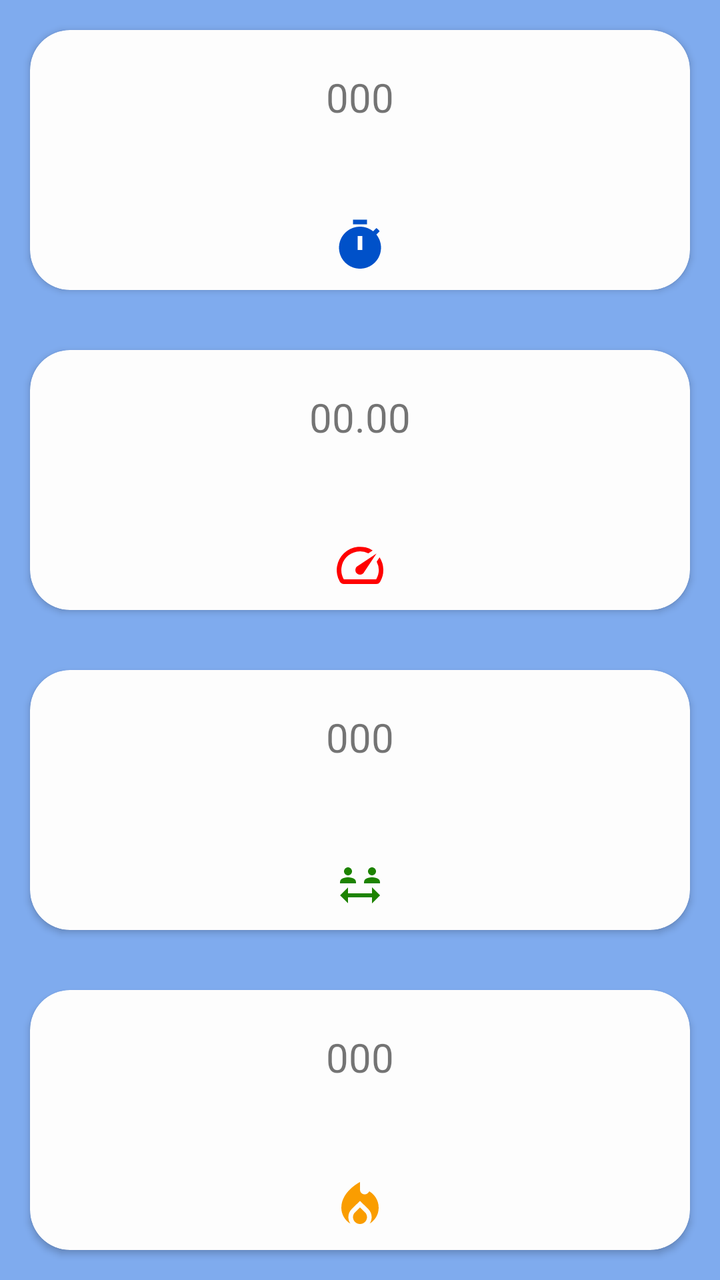
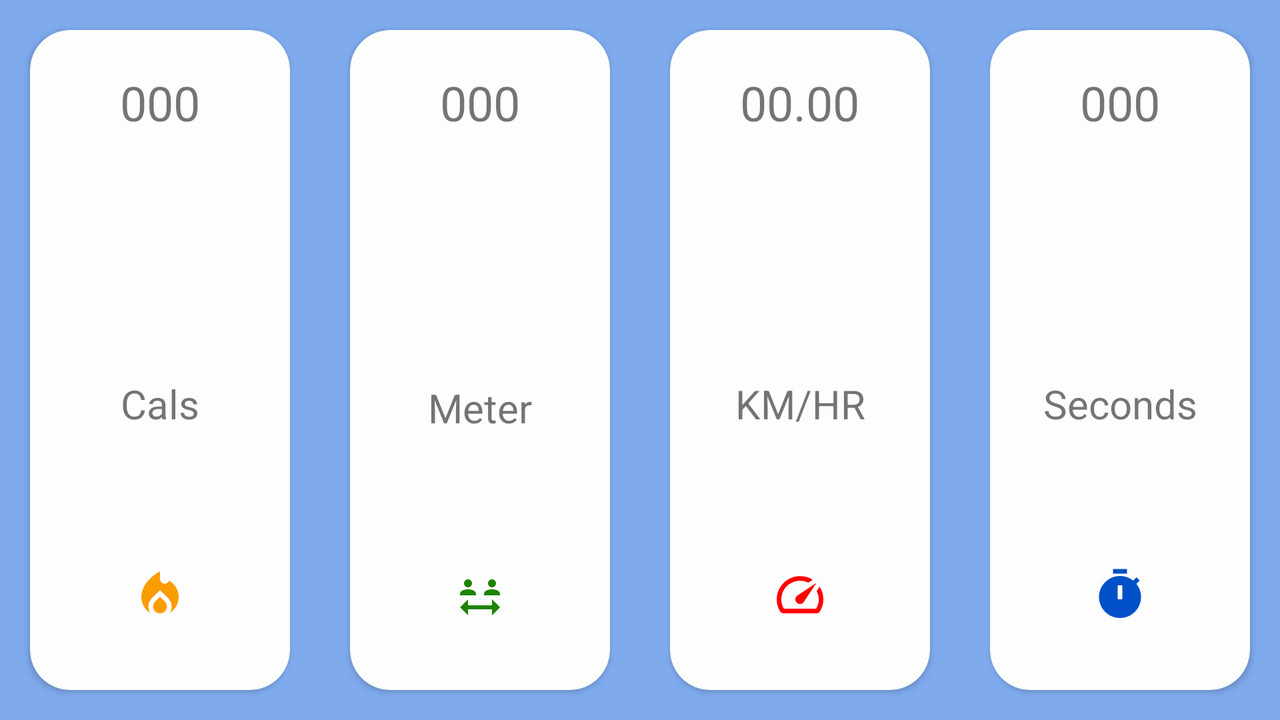

Two renders of one Android screen. The first uses the default layout on a phone; the second uses the alternative layout the repository ships for a different screen configuration, on a matching device. The two XML files are below.
<!-- AndroidManifest.xml: application theme Theme.Ceikli -->
<!-- res/layout/fragment_blank.xml -->
<?xml version="1.0" encoding="utf-8"?>
<FrameLayout xmlns:android="http://schemas.android.com/apk/res/android"
    xmlns:app="http://schemas.android.com/apk/res-auto"
    xmlns:tools="http://schemas.android.com/tools"
    android:layout_width="match_parent"
    android:layout_height="match_parent"
    tools:context=".BlankFragment">

    

    <androidx.constraintlayout.widget.ConstraintLayout
        android:id="@+id/test1"
        android:layout_width="match_parent"
        android:layout_height="match_parent"
        tools:context=".MainActivity">

        <LinearLayout
            android:layout_width="0dp"
            android:layout_height="0dp"
            android:background="?attr/colorSecondary"
            android:orientation="vertical"
            android:weightSum="4"
            app:layout_constraintBottom_toBottomOf="parent"
            app:layout_constraintEnd_toEndOf="parent"
            app:layout_constraintHorizontal_bias="1.0"
            app:layout_constraintStart_toStartOf="parent"
            app:layout_constraintTop_toTopOf="parent">


            <androidx.cardview.widget.CardView
                style="@style/CardViewStyle"
                android:layout_width="match_parent"
                android:layout_height="0dp"
                android:layout_weight="1">

                <LinearLayout
                    android:layout_width="match_parent"
                    android:layout_height="match_parent"
                    android:orientation="vertical"
                    android:weightSum="2">

                    <TextView
                        android:id="@+id/timerTextView"
                        android:layout_width="match_parent"
                        android:layout_height="0dp"
                        android:layout_margin="20dp"
                        android:text="000"
                        android:textAlignment="center"
                        android:textSize="20sp"
                        android:layout_weight="1"/>

                    <ImageView
                        android:id="@+id/timerImageView"
                        android:layout_width="wrap_content"
                        android:layout_height="0dp"
                        android:src="@drawable/ic_baseline_timer_24"
                        android:layout_gravity="center"
                        android:scaleType="center"
                        android:layout_weight="1"/>
                </LinearLayout>

            </androidx.cardview.widget.CardView>

            <androidx.cardview.widget.CardView
                style="@style/CardViewStyle"
                android:layout_width="match_parent"
                android:layout_height="0dp"
                android:layout_weight="1">

                <LinearLayout
                    android:layout_width="match_parent"
                    android:layout_height="match_parent"
                    android:orientation="vertical"
                    android:weightSum="2">

                    <TextView
                        android:id="@+id/speedTextView"
                        android:layout_width="match_parent"
                        android:layout_height="0dp"
                        android:layout_margin="20dp"
                        android:text="00.00"
                        android:textAlignment="center"
                        android:textSize="20sp"
                        android:layout_weight="1"/>

                    <ImageView
                        android:id="@+id/speedImageView"
                        android:layout_width="wrap_content"
                        android:layout_height="0dp"
                        android:src="@drawable/ic_baseline_speed_24"
                        android:layout_gravity="center"
                        android:scaleType="center"
                        android:layout_weight="1"/>
                </LinearLayout>
            </androidx.cardview.widget.CardView>

            <androidx.cardview.widget.CardView
                style="@style/CardViewStyle"
                android:layout_width="match_parent"
                android:layout_height="0dp"
                android:layout_weight="1">

                <LinearLayout
                    android:layout_width="match_parent"
                    android:layout_height="match_parent"
                    android:orientation="vertical"
                    android:weightSum="2">

                    <TextView
                        android:id="@+id/distanceTextView"
                        android:layout_width="match_parent"
                        android:layout_height="0dp"
                        android:layout_margin="20dp"
                        android:text="000"
                        android:textAlignment="center"
                        android:textSize="20sp"
                        android:layout_weight="1"/>

                    <ImageView
                        android:id="@+id/distanceImageView"
                        android:layout_width="wrap_content"
                        android:layout_height="0dp"
                        android:src="@drawable/ic_baseline_social_distance_24"
                        android:layout_gravity="center"
                        android:scaleType="center"
                        android:layout_weight="1"/>
                </LinearLayout>

            </androidx.cardview.widget.CardView>

            <androidx.cardview.widget.CardView
                style="@style/CardViewStyle"
                android:layout_width="match_parent"
                android:layout_height="0dp"
                android:layout_weight="1">
                <LinearLayout
                    android:layout_width="match_parent"
                    android:layout_height="match_parent"
                    android:orientation="vertical"
                    android:weightSum="2">

                    <TextView
                        android:id="@+id/caloriesTextView"
                        android:layout_width="match_parent"
                        android:layout_height="0dp"
                        android:layout_margin="20dp"
                        android:text="000"
                        android:textAlignment="center"
                        android:textSize="20sp"
                        android:layout_weight="1"/>

                    <ImageView
                        android:id="@+id/calorieImageView"
                        android:layout_width="wrap_content"
                        android:layout_height="0dp"
                        android:src="@drawable/ic_baseline_local_fire_department_24"
                        android:layout_gravity="center"
                        android:scaleType="center"
                        android:layout_weight="1"/>
                </LinearLayout>

            </androidx.cardview.widget.CardView>
        </LinearLayout>

    </androidx.constraintlayout.widget.ConstraintLayout>

</FrameLayout>
<!-- resources referenced by this layout -->
<resources>
  <!-- drawable ic_baseline_local_fire_department_24 (drawable) -->
  <vector android:height="28dp" android:tint="#FA9D00"
      android:viewportHeight="24" android:viewportWidth="24"
      android:width="28dp" xmlns:android="http://schemas.android.com/apk/res/android">
      <path android:fillColor="@android:color/white" android:pathData="M12,12.9l-2.13,2.09C9.31,15.55 9,16.28 9,17.06C9,18.68 10.35,20 12,20s3,-1.32 3,-2.94c0,-0.78 -0.31,-1.52 -0.87,-2.07L12,12.9z"/>
      <path android:fillColor="@android:color/white" android:pathData="M16,6l-0.44,0.55C14.38,8.02 12,7.19 12,5.3V2c0,0 -8,4 -8,11c0,2.92 1.56,5.47 3.89,6.86C7.33,19.07 7,18.1 7,17.06c0,-1.32 0.52,-2.56 1.47,-3.5L12,10.1l3.53,3.47c0.95,0.93 1.47,2.17 1.47,3.5c0,1.02 -0.31,1.96 -0.85,2.75c1.89,-1.15 3.29,-3.06 3.71,-5.3C20.52,10.97 18.79,7.62 16,6z"/>
  </vector>
  <!-- drawable ic_baseline_social_distance_24 (drawable) -->
  <vector android:height="24dp" android:tint="#1D8300"
      android:viewportHeight="24" android:viewportWidth="24"
      android:width="24dp" xmlns:android="http://schemas.android.com/apk/res/android">
      <path android:fillColor="@android:color/white" android:pathData="M4,5c0,-1.1 0.9,-2 2,-2s2,0.9 2,2c0,1.1 -0.9,2 -2,2S4,6.1 4,5zM8.78,8.58C7.93,8.21 6.99,8 6,8S4.07,8.21 3.22,8.58C2.48,8.9 2,9.62 2,10.43L2,11h8l0,-0.57C10,9.62 9.52,8.9 8.78,8.58zM18,7c1.1,0 2,-0.9 2,-2c0,-1.1 -0.9,-2 -2,-2s-2,0.9 -2,2C16,6.1 16.9,7 18,7zM20.78,8.58C19.93,8.21 18.99,8 18,8c-0.99,0 -1.93,0.21 -2.78,0.58C14.48,8.9 14,9.62 14,10.43L14,11h8l0,-0.57C22,9.62 21.52,8.9 20.78,8.58zM22,17l-4,-4v3H6v-3l-4,4l4,4v-3h12v3L22,17z"/>
  </vector>
  <!-- drawable ic_baseline_speed_24 (drawable) -->
  <vector android:height="28dp" android:tint="#FF0000"
      android:viewportHeight="24" android:viewportWidth="24"
      android:width="28dp" xmlns:android="http://schemas.android.com/apk/res/android">
      <path android:fillColor="@android:color/white" android:pathData="M20.38,8.57l-1.23,1.85a8,8 0,0 1,-0.22 7.58L5.07,18A8,8 0,0 1,15.58 6.85l1.85,-1.23A10,10 0,0 0,3.35 19a2,2 0,0 0,1.72 1h13.85a2,2 0,0 0,1.74 -1,10 10,0 0,0 -0.27,-10.44zM10.59,15.41a2,2 0,0 0,2.83 0l5.66,-8.49 -8.49,5.66a2,2 0,0 0,0 2.83z"/>
  </vector>
  <!-- drawable ic_baseline_timer_24 (drawable) -->
  <vector android:height="28dp" android:tint="#0051C9"
      android:viewportHeight="24" android:viewportWidth="24"
      android:width="28dp" xmlns:android="http://schemas.android.com/apk/res/android">
      <path android:fillColor="@android:color/white" android:pathData="M9,1h6v2h-6z"/>
      <path android:fillColor="@android:color/white" android:pathData="M19.03,7.39l1.42,-1.42c-0.43,-0.51 -0.9,-0.99 -1.41,-1.41l-1.42,1.42C16.07,4.74 14.12,4 12,4c-4.97,0 -9,4.03 -9,9c0,4.97 4.02,9 9,9s9,-4.03 9,-9C21,10.88 20.26,8.93 19.03,7.39zM13,14h-2V8h2V14z"/>
  </vector>
  <style name="CardViewStyle">
          <item name="android:backgroundTint">@color/white</item>
          <item name="android:elevation">4dp</item>
          <item name="cardCornerRadius">20dp</item>
          <item name="android:layout_margin">15dp</item>
      </style>
  <style name="Theme.Ceikli" parent="Theme.MaterialComponents.DayNight.DarkActionBar.Bridge">
          
          <item name="colorPrimary">@color/white</item>
          <item name="colorPrimaryVariant">@color/offWhite</item>
          <item name="colorOnPrimary">@color/black</item>
          
          <item name="colorSecondary">@color/lightBlue</item>
          <item name="colorSecondaryVariant">@color/blue</item>
          <item name="colorOnSecondary">@color/white</item>
  
          
          <item name="android:statusBarColor">?attr/colorPrimary</item>
          <item name="titleTextColor">?attr/colorOnPrimary</item>
          <item name="android:windowLightStatusBar">true</item>
          
      </style>
  <color name="white">#FDFDFD</color>
  <color name="offWhite">#B8B8B8</color>
  <color name="black">#070707</color>
  <color name="lightBlue">#7FABEE</color>
  <color name="blue">#0865AE</color>
</resources>
<!-- res/layout-land/fragment_blank.xml (the repository's variant of the layout above) -->
<!-- drawn on the phone turned sideways -->
<?xml version="1.0" encoding="utf-8"?>
<FrameLayout xmlns:android="http://schemas.android.com/apk/res/android"
    xmlns:app="http://schemas.android.com/apk/res-auto"
    xmlns:tools="http://schemas.android.com/tools"
    android:layout_width="match_parent"
    android:layout_height="match_parent"
    tools:context=".BlankFragment">

    

    <androidx.constraintlayout.widget.ConstraintLayout
        android:id="@+id/test1"
        android:layout_width="match_parent"
        android:layout_height="match_parent"
        tools:context=".MainActivity">

        <LinearLayout
            android:layout_width="0dp"
            android:layout_height="0dp"
            android:background="?attr/colorSecondary"
            android:orientation="vertical"
            android:weightSum="3.5"
            app:layout_constraintBottom_toBottomOf="parent"
            app:layout_constraintEnd_toEndOf="parent"
            app:layout_constraintHorizontal_bias="1.0"
            app:layout_constraintStart_toStartOf="parent"
            app:layout_constraintTop_toTopOf="parent">


            <LinearLayout
                android:layout_width="match_parent"
                android:layout_height="0dp"
                android:layout_weight="3.5"
                android:orientation="horizontal">

                <androidx.cardview.widget.CardView
                    style="@style/CardViewStyle"
                    android:layout_width="0dp"
                    android:layout_height="match_parent"
                    android:layout_weight="1">

                    <LinearLayout
                        android:layout_width="match_parent"
                        android:layout_height="match_parent"
                        android:orientation="vertical"
                        android:weightSum="3">

                        <TextView
                            android:id="@+id/caloriesTextView"
                            android:layout_width="wrap_content"
                            android:layout_height="wrap_content"
                            android:layout_gravity="center"
                            android:layout_margin="20dp"
                            android:layout_weight="1"
                            android:text="000"
                            android:textAlignment="center"
                            android:textSize="24sp" />

                        <TextView
                            android:id="@+id/textView7"
                            android:layout_width="match_parent"
                            android:layout_height="wrap_content"
                            android:layout_weight="1"
                            android:gravity="center"
                            android:text="Cals"
                            android:textSize="20sp" />

                        <ImageView
                            android:id="@+id/calorieImageView"
                            android:layout_width="wrap_content"
                            android:layout_height="wrap_content"
                            android:layout_gravity="center"
                            android:layout_weight="1"
                            android:scaleType="center"
                            android:src="@drawable/ic_baseline_local_fire_department_24" />
                    </LinearLayout>

                </androidx.cardview.widget.CardView>

                <androidx.cardview.widget.CardView
                    style="@style/CardViewStyle"
                    android:layout_width="0dp"
                    android:layout_height="match_parent"
                    android:layout_weight="1">

                    <LinearLayout
                        android:layout_width="match_parent"
                        android:layout_height="match_parent"
                        android:orientation="vertical"
                        android:weightSum="3">

                        <TextView
                            android:id="@+id/distanceTextView"
                            android:layout_width="wrap_content"
                            android:layout_height="wrap_content"
                            android:layout_gravity="center"
                            android:layout_margin="20dp"
                            android:layout_weight="1"
                            android:text="000"
                            android:textAlignment="center"
                            android:textSize="24sp" />

                        <TextView
                            android:id="@+id/textView6"
                            android:layout_width="match_parent"
                            android:layout_height="wrap_content"
                            android:layout_weight="1"
                            android:gravity="center"
                            android:text="Meter"
                            android:textSize="20sp" />

                        <ImageView
                            android:id="@+id/distanceImageView"
                            android:layout_width="wrap_content"
                            android:layout_height="wrap_content"
                            android:layout_gravity="center"
                            android:layout_weight="1"
                            android:scaleType="center"
                            android:src="@drawable/ic_baseline_social_distance_24" />
                    </LinearLayout>

                </androidx.cardview.widget.CardView>

                <androidx.cardview.widget.CardView
                    style="@style/CardViewStyle"
                    android:layout_width="0dp"
                    android:layout_height="match_parent"
                    android:layout_weight="1">

                    <LinearLayout
                        android:layout_width="match_parent"
                        android:layout_height="match_parent"
                        android:orientation="vertical"
                        android:weightSum="3">

                        <TextView
                            android:id="@+id/speedTextView"
                            android:layout_width="wrap_content"
                            android:layout_height="wrap_content"
                            android:layout_gravity="center"
                            android:layout_margin="20dp"
                            android:layout_weight="1"
                            android:text="00.00"
                            android:textAlignment="center"
                            android:textSize="24sp" />

                        <TextView
                            android:id="@+id/textView"
                            android:layout_width="match_parent"
                            android:layout_height="wrap_content"
                            android:layout_weight="1"
                            android:gravity="center"
                            android:text="KM/HR"
                            android:textSize="20sp" />

                        <ImageView
                            android:id="@+id/speedImageView"
                            android:layout_width="wrap_content"
                            android:layout_height="wrap_content"
                            android:layout_gravity="center"
                            android:layout_weight="1"
                            android:scaleType="center"
                            android:src="@drawable/ic_baseline_speed_24" />
                    </LinearLayout>
                </androidx.cardview.widget.CardView>

                <androidx.cardview.widget.CardView
                    style="@style/CardViewStyle"
                    android:layout_width="0dp"
                    android:layout_height="match_parent"
                    android:layout_weight="1">

                    <LinearLayout
                        android:layout_width="match_parent"
                        android:layout_height="match_parent"
                        android:orientation="vertical"
                        android:weightSum="3">

                        <TextView
                            android:id="@+id/timerTextView"
                            android:layout_width="wrap_content"
                            android:layout_height="wrap_content"
                            android:layout_gravity="center"
                            android:layout_margin="20dp"
                            android:layout_weight="1"
                            android:text="000"
                            android:textAlignment="center"
                            android:textSize="24sp" />

                        <TextView
                            android:id="@+id/textView5"
                            android:layout_width="match_parent"
                            android:layout_height="wrap_content"
                            android:layout_weight="1"
                            android:gravity="center"
                            android:text="Seconds"
                            android:textSize="20sp" />

                        <ImageView
                            android:id="@+id/timerImageView"
                            android:layout_width="wrap_content"
                            android:layout_height="wrap_content"
                            android:layout_gravity="center"
                            android:layout_weight="1"
                            android:scaleType="center"
                            android:src="@drawable/ic_baseline_timer_24" />
                    </LinearLayout>

                </androidx.cardview.widget.CardView>
            </LinearLayout>

        </LinearLayout>

    </androidx.constraintlayout.widget.ConstraintLayout>

</FrameLayout>
